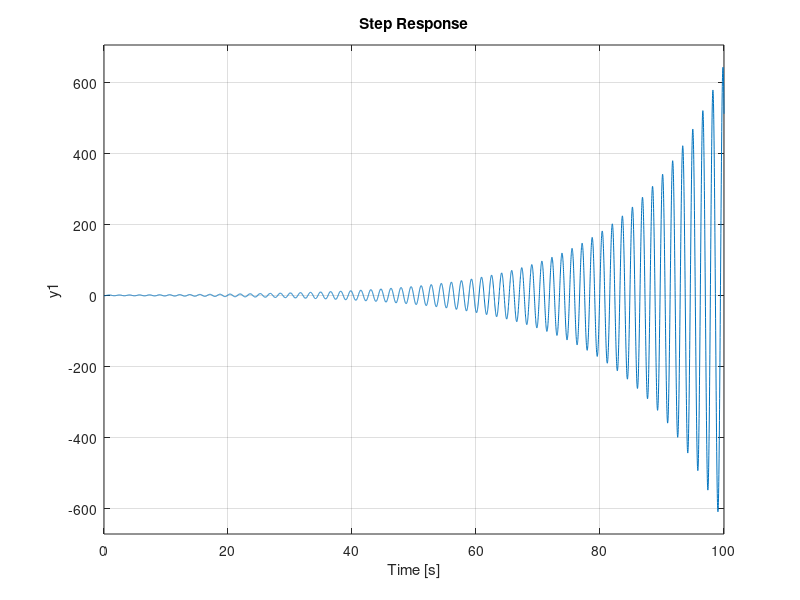
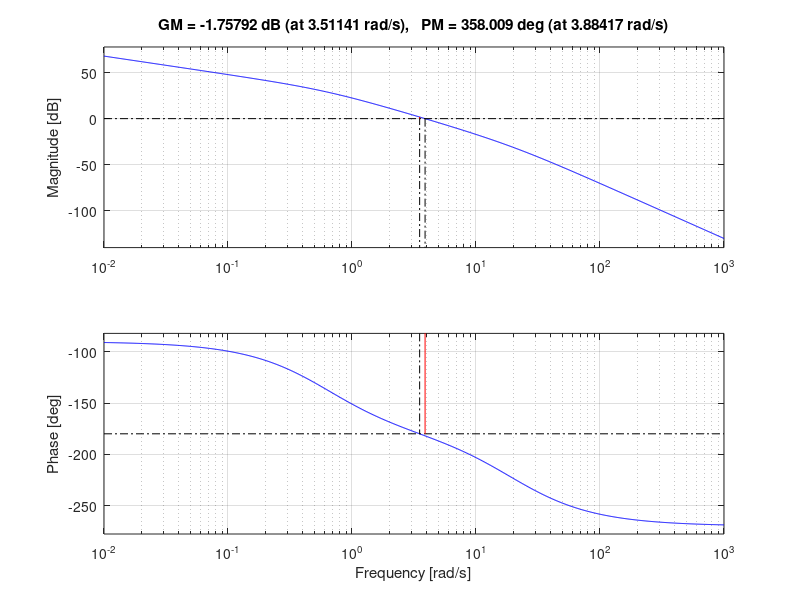
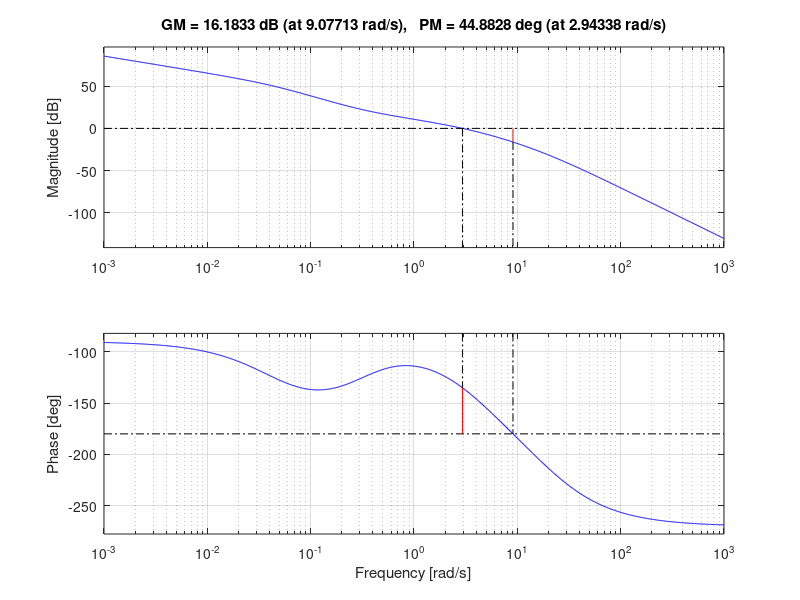
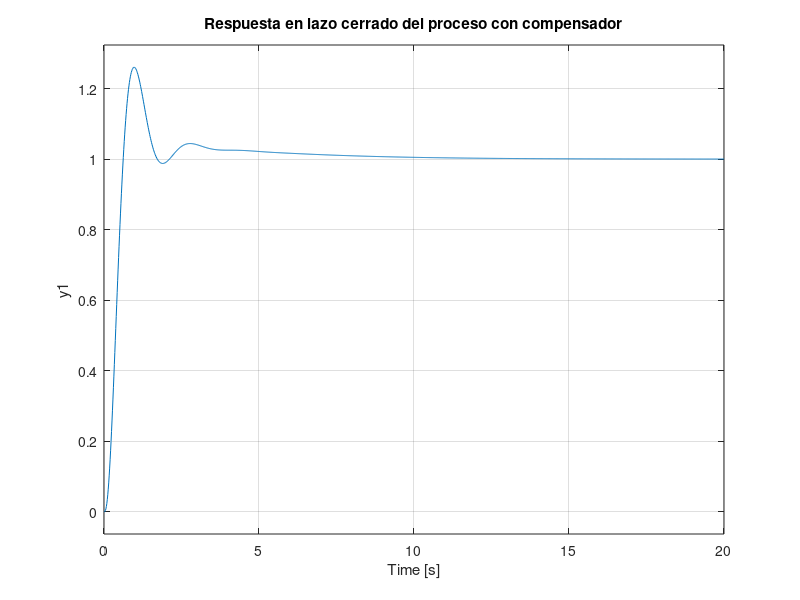

Here is the MATLAB script that generated these plots, in order:
clc
clear 
close all
Kc=29.87
den=conv([1 0.622816],[1 19.797184]);
den=conv(den,[1 0])
g=tf(Kc*10.32,den)
%%
gl=feedback(g,1);
figure
step(gl)
figure
margin(g)
grid on
[Gm,Pm,wg,Wcp] = margin(g)
wg%2;
%%
wm=wg*0.1
T2=1/wm;
z2=1/T2
MF_d=45;
phi=MF_d+5;
B=(sind(phi)+1)/(1-sind(phi))
p2=1/(B*T2)
%%
z1=0.42984; 
p1=4.2984;
num=conv([1 z1],[1 z2]);
den=conv([1 p1],[1 p2]);
gc=tf(num,den);
s_comp=gc*g;
figure
margin(s_comp)
s_comp_clo=feedback(s_comp,1);
figure
step(s_comp_clo)
title('Respuesta en lazo cerrado del proceso con compensador')

figure
pzmap(s_comp_clo)
